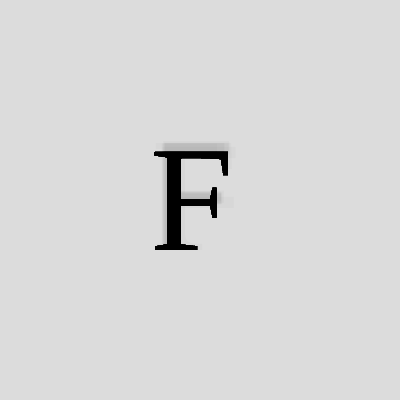
Frame 1 (no input)
Frame 60 (no input): identical to frame 1, image omitted
Frame 120 (the mouse pressed at the canvas centre since frame 60): identical to frame 1, image omitted

The p5.js sketch that drew this single still picture (run headless with seeded random() and noise() and a simulated clock; from frame 60 on, the mouse is pressed at the canvas centre):

// p5.js sketch
// ── sketch.js
function setup() {
  createCanvas(400, 400);
}

function draw() {
  background(220);
  fill(0, 0, 0, 5)
  textSize(150);
  
   //SERIFENLOS UND LINEAR
  textFont('Roboto');
  text('F', 150, 250);
  textFont('Open Sans');
  text('F', 150, 250);
  textFont('Roboto Condensed');
  text('F', 150, 250);
  textFont('Montserrat');
  text('F', 150, 250);
  textFont('Lato');
  text('F', 150, 250);
  textFont('Poppins');
  text('F', 150, 250);
  textFont('Source Sans Pro');
  text('F', 150, 250);
  textFont('Oswald');
  text('F', 150, 250);
  textFont('Inter');
  text('F', 150, 250);
  textFont('Raleway');
  text('F', 150, 250);
  textFont('Noto Sans');
  text('F', 150, 250);
  textFont('Ubuntu');
  text('F', 150, 250);
  textFont('Nunito Sans');
  text('F', 150, 250);
  textFont('Nunito');
  text('F', 150, 250);
  textFont('Roboto Slab');
  text('F', 150, 250);
  textFont('PT Sans');
  text('F', 150, 250);
  textFont('Rubik');
  text('F', 150, 250);
  textFont('Kanit');
  text('F', 150, 250);
  textFont('Mukta');
  text('F', 150, 250);
  textFont('Sono');
  text('F', 150, 250);
  textFont('Work Sans');
  text('F', 150, 250);
  textFont('Fira Sans');
  text('F', 150, 250);
  textFont('Barlow');
  text('F', 150, 250);
  textFont('Nanum Gothic');
  text('F', 150, 250);
  textFont('Mulish');
  text('F', 150, 250);
  textFont('Quicksand');
  text('F', 150, 250);
  textFont('Titillium Web');
  text('F', 150, 250);
  textFont('Inconsolata');
  text('F', 150, 250);
  textFont('Heebo');
  text('F', 150, 250);
  textFont('Libre Franklin');
  text('F', 150, 250);
  textFont('IBM Plex Sans');
  text('F', 150, 250);
  textFont('Karla');
  text('F', 150, 250);
  textFont('Hind Siliguri');
  text('F', 150, 250);
  textFont('Josefin Sans');
  text('F', 150, 250);
  textFont('Dosis');
  text('F', 150, 250);
  textFont('Oxygen');
  text('F', 150, 250);
  textFont('Arimo');
  text('F', 150, 250);
  textFont('Anton');
  text('F', 150, 250);
  textFont('PT Sans Narrow');
  text('F', 150, 250);
  textFont('Manrope');
  text('F', 150, 250);
  textFont('Secular One');
  text('F', 150, 250);
  textFont('Cabin');
  text('F', 150, 250);
  textFont('Barlow Condensed');
  text('F', 150, 250);
  textFont('Bebas Neue');
  text('F', 150, 250);
  textFont('Hind');
  text('F', 150, 250);
  textFont('Prompt');
  text('F', 150, 250);
  textFont('Abel');
  text('F', 150, 250);
  textFont('Signika Negative');
  text('F', 150, 250);
  textFont('Comfortaa');
  text('F', 150, 250);
  textFont('Varela Round');
  text('F', 150, 250);
  textFont('Exo 2');
  text('F', 150, 250);
  textFont('Fjalla One');
  text('F', 150, 250);
  textFont('Maven Pro');
  text('F', 150, 250);
  textFont('Teko');
  text('F', 150, 250);
  textFont('Asap');
  text('F', 150, 250);
  textFont('Overpass');
  text('F', 150, 250);
  textFont('Archivo');
  text('F', 150, 250);
  textFont('Merriweather Sans');
  text('F', 150, 250);
  textFont('Jost');
  text('F', 150, 250);
  textFont('Space Grotesk');
  text('F', 150, 250);
  textFont('Assistant');
  text('F', 150, 250);
  textFont('Public Sans');
  text('F', 150, 250);
  textFont('Tajawal');
  text('F', 150, 250);
  textFont('Rajdhani');
  text('F', 150, 250);
  textFont('Questrial');
  text('F', 150, 250);
  textFont('Catamaran');
  text('F', 150, 250);
  textFont('Yanone Kaffeesatz');
  text('F', 150, 250);  
  textFont('Fira Sans Condensed');
  text('F', 150, 250);
  textFont('Anek Devanagari');
  text('F', 150, 250);
  textFont('M PLUS Rounded 1c');
  text('F', 150, 250);
  textFont('Red Hat Display');
  text('F', 150, 250);
  textFont('Barlow Semi Condensed');
  text('F', 150, 250);
  textFont('Signika');
  text('F', 150, 250);
  textFont('Saira Condensed');
  text('F', 150, 250);
  textFont('Play');
  text('F', 150, 250);
  textFont('M PLUS 1p');
  text('F', 150, 250);
  textFont('Saira Condensed');
  text('F', 150, 250);
  textFont('Sarabun');
  text('F', 150, 250);
  textFont('Exo');
  text('F', 150, 250);
  textFont('Asap Condensed');
  text('F', 150, 250);
  textFont('Archivo Narrow');
  text('F', 150, 250);
  textFont('Archivo Black');
  text('F', 150, 250);
  textFont('Alegreya Sans');
  text('F', 150, 250);
  textFont('Russo One');
  text('F', 150, 250);
  textFont('Didact Gothic');
  text('F', 150, 250);
  textFont('Righteous');
  text('F', 150, 250);
  textFont('Almarai');
  text('F', 150, 250);
  textFont('ABeeZee');
  text('F', 150, 250);
  textFont('Changa');
  text('F', 150, 250);
  textFont('M PLUS 1');
  text('F', 150, 250);
  textFont('Yantramanav');
  text('F', 150, 250);
  textFont('Ubuntu Condensed');
  text('F', 150, 250);
  textFont('Alata');
  text('F', 150, 250);
  textFont('Saira');
  text('F', 150, 250);
  textFont('Sora');
  text('F', 150, 250);
  textFont('Montserrat Alternates');
  text('F', 150, 250);
  textFont('Passion One');
  text('F', 150, 250);
  textFont('Francois One');
  text('F', 150, 250);
  textFont('Fira Sans Extra Condensed');
  text('F', 150, 250);
  textFont('Staatliches');
  text('F', 150, 250);
  textFont('Lilita One');
  text('F', 150, 250);
  textFont('Urbanist');
  text('F', 150, 250);

  
  
  
   //SERIFEN UND LINEAR & MONO 
  textFont('Baskerville');
  text('F', 150, 250);
  textFont('Merriweather');
  text('F', 150, 250);
  textFont('Lora');
  text('F', 150, 250);
  textFont('PT Serif');
  text('F', 150, 250);
  textFont('Noto Serif');
  text('F', 150, 250);
  textFont('Libre Baskerville');
  text('F', 150, 250);
  textFont('Bitter');
  text('F', 150, 250);
  textFont('Source Serif Pro');
  text('F', 150, 250);
  textFont('EB Garamond');
  text('F', 150, 250);
  textFont('Crimson Text');
  text('F', 150, 250);
  textFont('Slabo 27px');
  text('F', 150, 250);
  textFont('Arvo');
  text('F', 150, 250);
  textFont('Cormorant Garamond');
  text('F', 150, 250);
  textFont('IBM Plex Serif');
  text('F', 150, 250);
  textFont('Zilla Slab');
  text('F', 150, 250);
  textFont('Roboto Mono');
  text('F', 150, 250);
  textFont('Source Code Pro');
  text('F', 150, 250);
  textFont('IBM Plex Mono');
  text('F', 150, 250);
  textFont('Bree Serif');
  text('F', 150, 250);
  textFont('Alfa Slab One');
  text('F', 150, 250);
  textFont('Fragment Mono');
  text('F', 150, 250);
  textFont('Nanum Myeongjo');
  text('F', 150, 250);
  textFont('Domine');
  text('F', 150, 250);
  textFont('Sono');
  text('F', 150, 250);
  textFont('Alegreya');
  text('F', 150, 250);
  textFont('Vollkorn');
  text('F', 150, 250);
  textFont('DM Serif Display');
  text('F', 150, 250);
  textFont('Frank Ruhl Libre');
  text('F', 150, 250);
  textFont('Cinzel');
  text('F', 150, 250);
  textFont('Tinos');
  text('F', 150, 250);
  textFont('Crete Round');
  text('F', 150, 250);
  textFont('Spectral');
  text('F', 150, 250);
  textFont('Amiri');
  text('F', 150, 250);
  textFont('Rokkitt');
  text('F', 150, 250);
  textFont('Space Mono');
  text('F', 150, 250);
  textFont('Cormorant');
  text('F', 150, 250);
  textFont('Patua One');
  text('F', 150, 250);
  textFont('Prata');
  text('F', 150, 250);
  textFont('Martel');
  text('F', 150, 250);
  textFont('Old Standard TT');
  text('F', 150, 250);
  textFont('Cardo');
  text('F', 150, 250);
  textFont('Noticia Text');
  text('F', 150, 250);
  textFont('Faustina');
  text('F', 150, 250);
  textFont('Commissioner');
  text('F', 150, 250);
  textFont('Michroma');
  text('F', 150, 250);
  
  //SERIFENLOS UND NICHT LINEAR
  textFont('Playfair Display');
  text('F', 150, 250);
  textFont('Abril Fatface');
  text('F', 150, 250);
  
  //HANDSCHRIFT
  textFont('Patrick Hand');
  text('F', 150, 250);
  textFont('Caveat');
  text('F', 150, 250);
  textFont('Shadows Into Light');
  text('F', 150, 250); 
  textFont('Indie Flower');
  text('F', 150, 250);
  textFont('Permanent Marker');
  text('F', 150, 250);
  textFont('Amatic SC');
  text('F', 150, 250);
  textFont('Fredoka One');
  text('F', 150, 250);
  textFont('Acme');
  text('F', 150, 250);
  textFont('Kalam');
  text('F', 150, 250);
  textFont('Courgette');
  text('F', 150, 250);
  
  //SCHREIBSCHRIFT
  textFont('Dancing Script');
  text('F', 150, 250);
  textFont('Lobster');
  text('F', 150, 250);
  textFont('Lobster Two');
  text('F', 150, 250);
  textFont('Yellowtail');
  text('F', 150, 250);
  
    //OTHER
  textFont('Rubik Microbe');
  text('F', 150, 250);
  textFont('Rubik Distressed');
  text('F', 150, 250);
  textFont('Rubik Glitch'); ///hshghfsjfcs
  text('F', 150, 250);
  textFont('Rubik Marker Hatch');
  text('F', 150, 250);
  textFont('Syne Mono');
  text('F', 150, 250);
  textFont('Chakra Petch');
  text('F', 150, 250);
  textFont('Orbitron');
  text('F', 150, 250);
  
}
